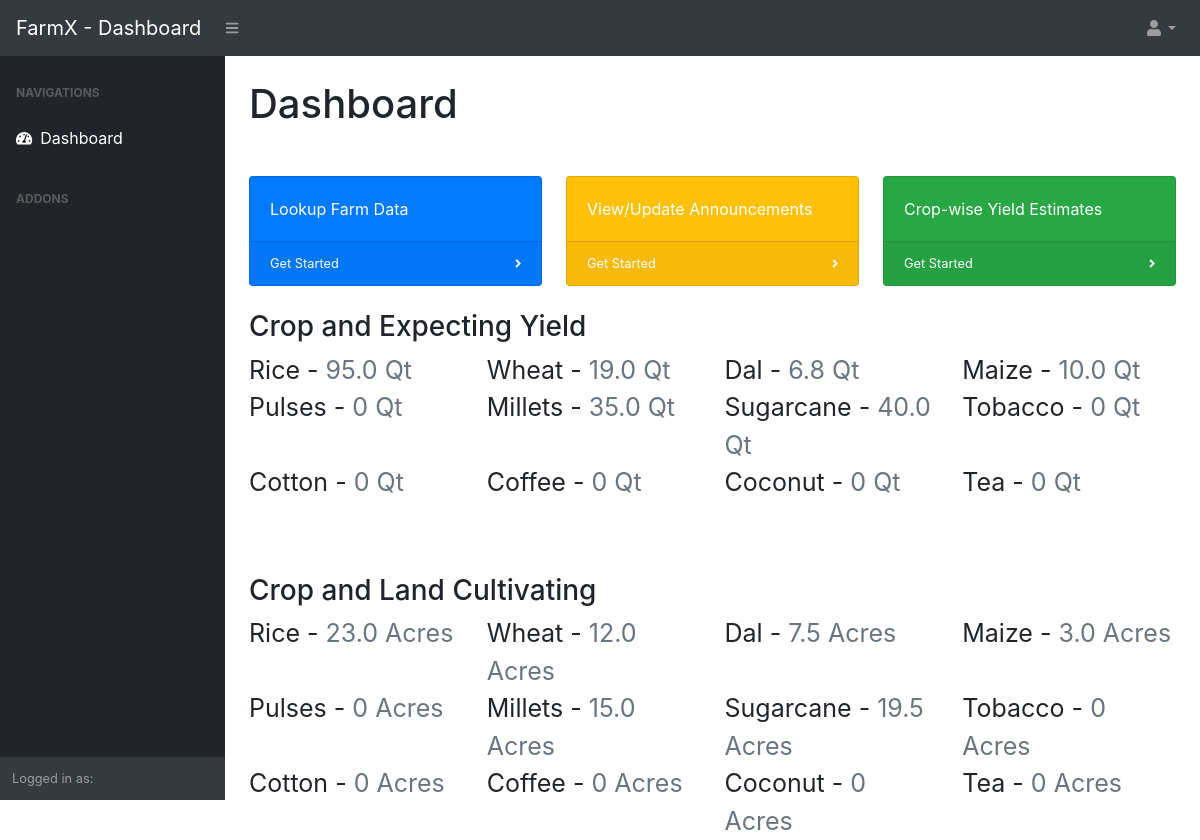
The app's page /user/crop-wise-details/ with its own data.
### farm/models.py (models this page shows, shortened)
class Farm(models.Model):
    owner = models.ForeignKey(User, on_delete=models.CASCADE)
    date_posted = models.DateTimeField(default=timezone.now)
    state = models.CharField(choices=state_choices, max_length=200, verbose_name='State')
    village = models.CharField(max_length=100, verbose_name='Village')
    total_land_available = models.DecimalField(max_digits=5, decimal_places=2, verbose_name='Total land owned',
                                               help_text='In Acres')
    land_cultivating = models.DecimalField(max_digits=5, decimal_places=2, verbose_name='Land planning to cultivate',
                                           help_text='In Acres')
    crop = models.CharField(choices=crop_choices, max_length=200, verbose_name='Crop')
    expecting_yield = models.DecimalField(max_digits=5, decimal_places=2, verbose_name='Yield Expecting',
                                          help_text='In Quintal', null=True)
    water_source = models.CharField(choices=water_sources, max_length=100, verbose_name='Water Source', default='Rain Water')
    class Meta:
        ordering = ['-total_land_available']

### users/views.py (the view)
# urls.py: path('crop-wise-details/', views.yield_estimates_staff, name='CropWiseData')
def yield_estimates_staff(request):
    crop_yield = crop_wise_yield()
    avg_yield = sum(crop_yield.values()) / len(crop_yield.values())
    crop_land = crop_wise_land()
    context = {
        'crop_yield': crop_yield,
        'avg_yield': avg_yield,
        'crop_land': crop_land
    }
    return render(request, 'users/staff_crops_wise_yield.html', context)

### users/views.py (called while the page is built)
def crop_wise_yield():
    crops = Farm.objects.filter(crop__in=crops_list).values('crop').annotate(total=Sum('expecting_yield')).order_by(
        '-total')
    crop_yield = {crop: 0 for crop in crops_list}
    for entry in crops:
        crop_yield[entry['crop']] = float(entry['total'])
    return crop_yield

def crop_wise_land():
    crops = Farm.objects.filter(crop__in=crops_list).values('crop').annotate(total=Sum('land_cultivating')).order_by(
        '-total')
    crop_land = {crop: 0 for crop in crops_list}
    for entry in crops:
        crop_land[entry['crop']] = float(entry['total'])
    return crop_land

### users/templates/users/staff_crops_wise_yield.html
{% extends 'users/staff_base.html' %}
{% block content %}
    <h3>Crop and Expecting Yield</h3>
    <div class="row">
        {% for crop, yield in crop_yield.items %}
            <div class="col-md-3">
                <span style="font-size: 25px">
                    {{ crop }} - <span class="text-muted">{{ yield }} Qt</span>
                </span>
            </div>
        {% endfor %}
    </div>
    <br>
    <br>
    <br>
    <h3>Crop and Land Cultivating</h3>
    <div class="row">
        {% for crop, land in crop_land.items %}
            <div class="col-md-3">
                <span style="font-size: 25px">
                    {{ crop }} - <span class="text-muted">{{ land }} Acres</span>
                </span>
            </div>
        {% endfor %}
    </div>
{% endblock content %}

### records on screen
Farm: crop "Dal", expecting_yield "6.8", land_cultivating "7.5"

### other values on screen
{{ crop }} "Rice" "Wheat" "Maize" "Pulses" "Millets" "Sugarcane" "Tobacco" "Cotton" "Coffee" "Coconut" "Tea"
{{ yield }} "95.0" "19.0" "10.0" "0" "35.0" "40.0" "0" "0" "0" "0" "0"
{{ land }} "23.0" "12.0" "3.0" "0" "15.0" "19.5" "0" "0" "0" "0" "0"
